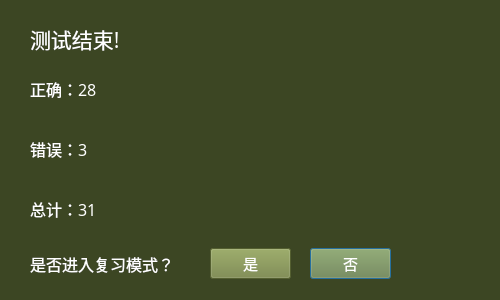
<?xml version="1.0" encoding="UTF-8"?>
<ui version="4.0">
 <class>TranSentReview</class>
 <widget class="QDialog" name="TranSentReview">
  <property name="geometry">
   <rect>
    <x>0</x>
    <y>0</y>
    <width>500</width>
    <height>300</height>
   </rect>
  </property>
  <property name="minimumSize">
   <size>
    <width>500</width>
    <height>300</height>
   </size>
  </property>
  <property name="maximumSize">
   <size>
    <width>500</width>
    <height>300</height>
   </size>
  </property>
  <property name="windowTitle">
   <string>测试结束！</string>
  </property>
  <property name="styleSheet">
   <string notr="true">background-color: rgb(60, 70, 35);</string>
  </property>
  <widget class="QLabel" name="labelTitle">
   <property name="geometry">
    <rect>
     <x>30</x>
     <y>23</y>
     <width>391</width>
     <height>31</height>
    </rect>
   </property>
   <property name="font">
    <font>
     <family>等线</family>
     <pointsize>16</pointsize>
    </font>
   </property>
   <property name="styleSheet">
    <string notr="true">color: rgb(255, 255, 255);</string>
   </property>
   <property name="text">
    <string>测试结束!</string>
   </property>
  </widget>
  <widget class="QLabel" name="labelWrong">
   <property name="geometry">
    <rect>
     <x>30</x>
     <y>133</y>
     <width>191</width>
     <height>31</height>
    </rect>
   </property>
   <property name="font">
    <font>
     <family>等线</family>
     <pointsize>12</pointsize>
    </font>
   </property>
   <property name="styleSheet">
    <string notr="true">color: rgb(255, 255, 255);</string>
   </property>
   <property name="text">
    <string>错误：3</string>
   </property>
  </widget>
  <widget class="QPushButton" name="pushButtonNo">
   <property name="geometry">
    <rect>
     <x>310</x>
     <y>248</y>
     <width>81</width>
     <height>31</height>
    </rect>
   </property>
   <property name="font">
    <font>
     <family>等线</family>
     <pointsize>11</pointsize>
    </font>
   </property>
   <property name="styleSheet">
    <string notr="true">background-color: rgb(117, 133, 67);
color: rgb(255, 255, 255);</string>
   </property>
   <property name="text">
    <string>否</string>
   </property>
  </widget>
  <widget class="QLabel" name="labelRight">
   <property name="geometry">
    <rect>
     <x>30</x>
     <y>73</y>
     <width>191</width>
     <height>31</height>
    </rect>
   </property>
   <property name="font">
    <font>
     <family>等线</family>
     <pointsize>12</pointsize>
    </font>
   </property>
   <property name="styleSheet">
    <string notr="true">color: rgb(255, 255, 255);</string>
   </property>
   <property name="text">
    <string>正确：28</string>
   </property>
  </widget>
  <widget class="QPushButton" name="pushButtonYes">
   <property name="geometry">
    <rect>
     <x>210</x>
     <y>248</y>
     <width>81</width>
     <height>31</height>
    </rect>
   </property>
   <property name="font">
    <font>
     <family>等线</family>
     <pointsize>11</pointsize>
    </font>
   </property>
   <property name="styleSheet">
    <string notr="true">background-color: rgb(117, 133, 67);
color: rgb(255, 255, 255);</string>
   </property>
   <property name="text">
    <string>是</string>
   </property>
  </widget>
  <widget class="QLabel" name="labelTotal">
   <property name="geometry">
    <rect>
     <x>30</x>
     <y>193</y>
     <width>191</width>
     <height>31</height>
    </rect>
   </property>
   <property name="font">
    <font>
     <family>等线</family>
     <pointsize>12</pointsize>
    </font>
   </property>
   <property name="styleSheet">
    <string notr="true">color: rgb(255, 255, 255);</string>
   </property>
   <property name="text">
    <string>总计：31</string>
   </property>
  </widget>
  <widget class="QLabel" name="labelReview">
   <property name="geometry">
    <rect>
     <x>30</x>
     <y>248</y>
     <width>161</width>
     <height>31</height>
    </rect>
   </property>
   <property name="font">
    <font>
     <family>等线</family>
     <pointsize>12</pointsize>
    </font>
   </property>
   <property name="styleSheet">
    <string notr="true">color: rgb(255, 255, 255);</string>
   </property>
   <property name="text">
    <string>是否进入复习模式？</string>
   </property>
  </widget>
 </widget>
 <resources/>
 <connections/>
</ui>
